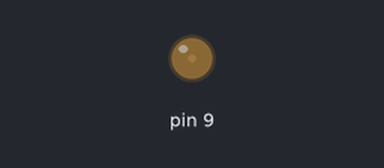
A sketch run on a simulated Arduino Uno, built with avr-gcc and run on an emulated ATmega328P. On the bench: output pins drawn as LEDs (lit = HIGH).

Above: at 0.05 s.
At 0.45 s:
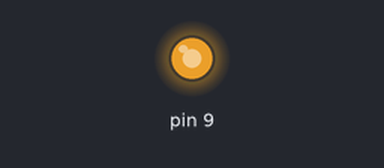
At 0.9 s:
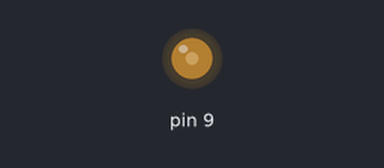
Timing chart, 0 to 3.0 s (numbered marks = the images above):
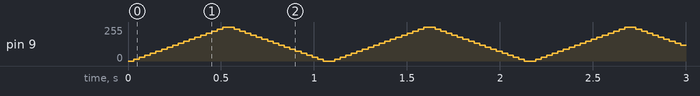

The sketch:

LED_Fading.ino
```cpp
void setup() {
  // put your setup code here, to run once:
pinMode(9,OUTPUT);

}


void ledFadingFunc(int analogPin){
      for(int fadeValue =0; fadeValue <=255; fadeValue +=15){
        analogWrite(analogPin,fadeValue);
        delay(30);
      }

      for(int fadeValue =255; fadeValue >=0; fadeValue -=15){
        analogWrite(analogPin,fadeValue);
        delay(30);
      }
}
void loop() {

 //THE above code is commented out when the one bellow is needed to be used.
ledFadingFunc(9);
}
```
